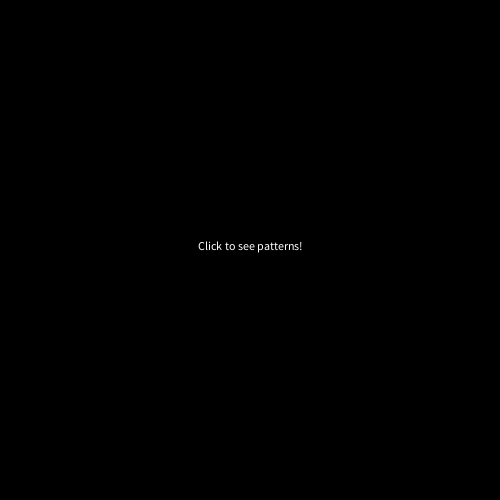
Frame 1 (no input)
Frame 60 (the mouse pressed at the canvas centre just before this capture): identical to frame 1, image omitted
Frame 120 (the mouse held since frame 60 and released just before this capture): identical to frame 1, image omitted

The Processing sketch that drew this single still picture (run headless with seeded random() and noise(); from frame 60 on, the mouse is pressed at the canvas centre):

// Processing sketch: arc_patterns
// ── arc_patterns.pde
////////////////////////////
// Arc Patterns
// Sarah Page
// CODE 1 - Fall 2018
// Parson School of Design
//////////////////////////////

//create some variables to hold the random numbers
int randomRect;
int randomNum1;
int randomNum2;
int randomDir;

void setup() {
  size(500, 500); 
  background(0);
  noStroke();
  textAlign(CENTER);
  text("Click to see patterns!", width/2, height/2);
}

void draw() {

}

//mousePressed() runs every time the mouse is pressed.
void mousePressed() {
  //nested for loop
  //the first for loop runs 5 times
  //each time the first for loop runs, the second for loop runs 5 times
  //this causes it to loop 25 times
  for(int i = 0; i < 5; i++){
    for(int j = 0; j < 5; j++) {
      
      //assign variables a random number between 0 and 4 
      //each time through the loop
      //if we don't assign these in the loop, 
      //they won't keep being assigned a new random number 
      //and we won't get any changing numbers
      randomRect = int(random(0,4));
      randomDir = int(random(0,4));
      randomNum1 = int(random(0,4));
      randomNum2 = int(random(0,4));
      
      //choose random color for the rect
      if(randomRect == 0) {
        fill(35, 255, 199);
      } else if(randomRect == 1) {
        fill(255);
      } else if(randomRect == 2) {
        fill(9, 35, 251);
      } else if(randomRect == 3) {
        fill(35, 255, 199);
      }
      
      //draw rect at a position using i and j
      rect(i * 100, j * 100, 100, 100);
      
      //pick random color for the first arc
      if(randomNum1 == 0) {
        fill(9, 35, 251);
      } else if(randomNum1 == 1) {
        fill(4, 17, 123);
      } else if(randomNum1 == 2) {
        fill(251, 69, 79);
      } else if(randomNum1 == 3) {
        fill(35, 255, 199);
      }
      
      //position first arc in a random direction
      if(randomDir == 0) {
        arc(i * 100 + 50, j * 100 + 50, 100, 100, radians(180), radians(360));
      } else if(randomDir == 1) {
        arc(i * 100 + 50, j * 100 + 50, 100, 100, radians(90), radians(270));
      } else if(randomDir == 2) {
        arc(i * 100 + 50, j * 100, 100, 100, radians(0), radians(180));
      } else if(randomDir == 3) {
        arc(i * 100, j * 100 + 50, 100, 100, radians(270), radians(450));
      }
    
      //pick random color for second arc
      if(randomNum2 == 0) {
        fill(9, 35, 251);
      } else if(randomNum2 == 1) {
        fill(4, 17, 123);
      } else if(randomNum2 == 2) {
        fill(251, 69, 79);
      } else if(randomNum2 == 3) {
        fill(35, 255, 199);
      }
      
      //place second arc in a random position
      if(randomDir == 0) {
        arc(i * 100 + 50, j * 100 + 50, 100, 100, radians(0), radians(180));
      } else if(randomDir == 1) {
        arc(i * 100 + 50, j * 100 + 50, 100, 100, radians(270), radians(450));
      } else if(randomDir == 2) {
        arc(i * 100 + 50, j * 100 + 100, 100, 100, radians(180), radians(360));
      } else if(randomDir == 3) {
        arc(i * 100 + 100, j * 100 + 50, 100, 100, radians(90), radians(270));
        
      }
    }
  }
}
